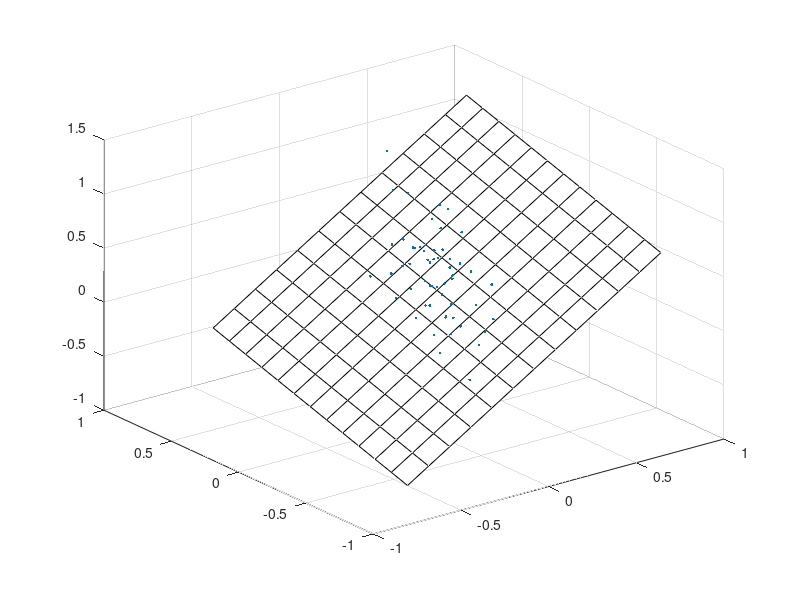

Write the MATLAB code that produced this figure.
% this script illustrates the geometrica interpreation of the OLS estimator
% as the plane that best fits the cloud of data
% see "Risk and Asset Allocation"-Springer (2005), by A. Meucci

clc; close all; clear;
%%%%%%%%%%%%%%%%%%%%%%%%%%%%%%%%%%%%%%%%%%%%%%%%%%%%%%%%%%%%%%%%%%%%%%%%%%%%%%%%%%%%%%%%%%%%%%%%%%%%%%%%%%%%%%%%%%%%%%%%%%%%%%%%%%%%%%

% the market X corresponds to the first entry, and the two factors F1 and F2 to the last two entries
Mu=[0.1 0.2 0.1];
Sig=[.25 .15 .25];
rho_F1X=.7;  rho_F2X=.7;  rho_F1F2=.5;   

T=100;
%%%%%%%%%%%%%%%%%%%%%%%%%%%%%%%%%%%%%%%%%%%%%%%%%%%%%%%%%%%%%%%%%%%%%%%%%%%%%%%%%%%%%%%%%%%%%%%%%%%%%%%%%%%%%%%%%%%%%%%%%%%%%%%%%%%%%%
Sigma=diag(Sig)*[1 rho_F1X rho_F2X;  rho_F1X 1 rho_F1F2;  rho_F2X rho_F1F2 1]*diag(Sig);

% compute sample: the market X is the first entry, and the two factors F1 and F2 are the last two entries
Simul_XFF=mvnrnd(Mu,Sigma,T);

% compute recovered variables
Expected_Value=mean(Simul_XFF)';
Covariance=cov(Simul_XFF);

ExpVal_X=Expected_Value(1);
Covariance_XX=Covariance(1,1);
ExpVal_F=Expected_Value(2:3);
Covariance_FF=Covariance(2:3,2:3);
Covariance_XF=Covariance(1,2:3);

B=Covariance_XF*inv(Covariance_FF);

%%%%%%%%%%%%%%%%%%%%%%%%%%%%%%%%%%%%%%%%%%%%%%%%%%%%%%%%%%%%%%%%%%%%%%%%%%%%%%%%%%%%%%%%%%%%%%%%%%%%%%%%%%%%%%%%%%
% plots

% compute regression plane 
Range=[-3 : .5 : 3];
RegressionPlane_X=zeros(length(Range),length(Range)); 
RegressionPlane_Y=RegressionPlane_X; 
RegressionPlane_Z=RegressionPlane_X;
Plane_X=zeros(length(Range),length(Range)); Plane_Y=RegressionPlane_X; Plane_Z=RegressionPlane_X;
MaxStdev=max( sqrt(Covariance_FF(1,1)), sqrt(Covariance_FF(2,2)));
for i=1:length(Range)
    for j=1:length(Range)
        x=ExpVal_F(1)+MaxStdev*Range(i);
        y=ExpVal_F(2)+MaxStdev*Range(j);
        z=ExpVal_X+B*([x;y]-ExpVal_F);
        
        RegressionPlane_X(i,j) = x;
        RegressionPlane_Y(i,j) = y;
        RegressionPlane_Z(i,j) = z;
    end
end


figure % original variables
% plot the regression plane
hl=surf(RegressionPlane_X,RegressionPlane_Y,RegressionPlane_Z);
% plot random simulations 
hold on
h=plot3(Simul_XFF(:,2),Simul_XFF(:,3),Simul_XFF(:,1),'.');
colormap('white')
grid on
